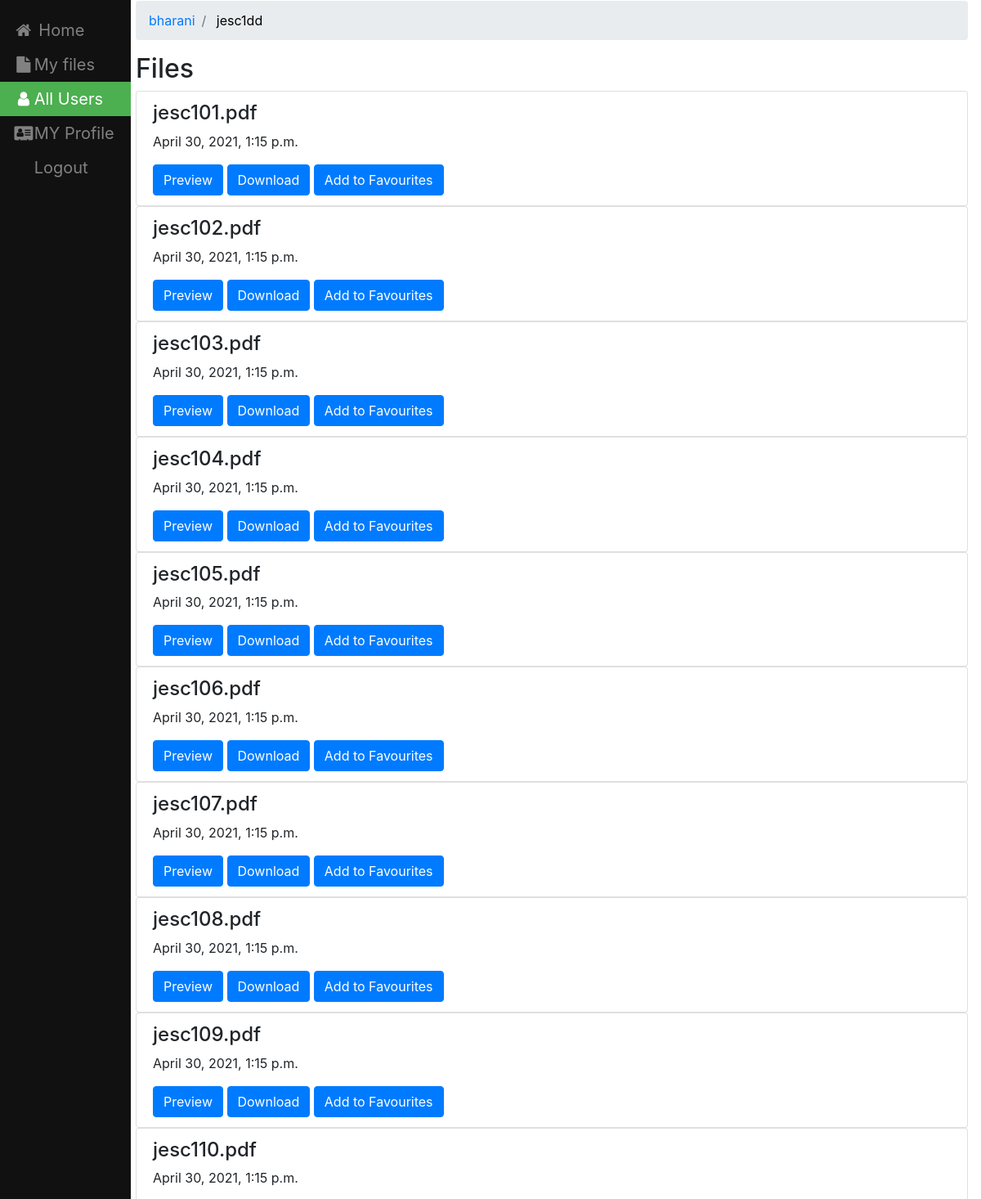
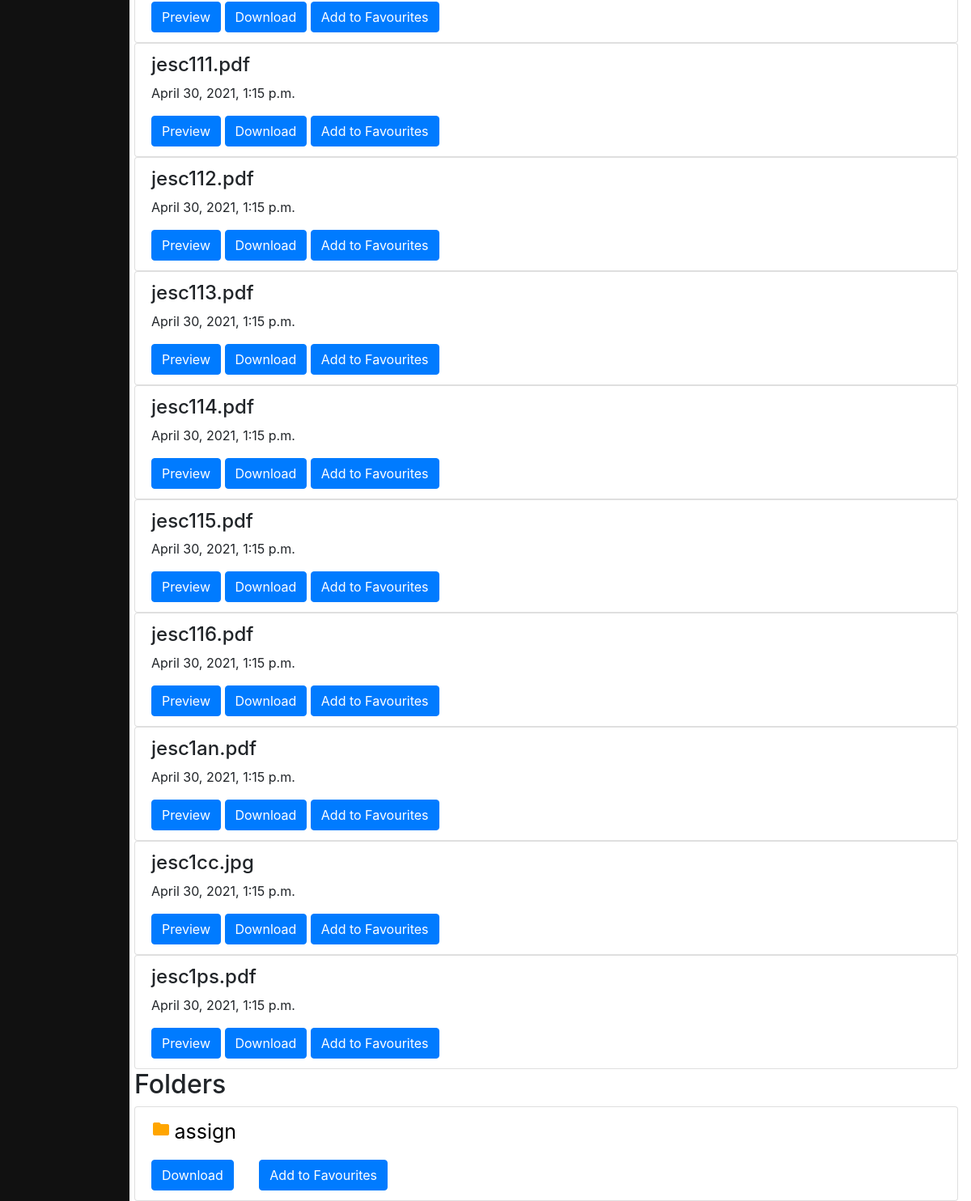
Screenshot of /o/43/ (signed in) with the database file from the repository (2 pictures, top to bottom).
### filesharing/models.py (models this page shows, shortened)
class Folder(models.Model):
    name=models.CharField(max_length=100,null=True,blank=True)
    user=models.ForeignKey(User,on_delete=models.CASCADE, default=None)
    linkedfolder=models.ForeignKey("self",null=True,on_delete=models.CASCADE,blank=True)
    def __str__(self):
        return  self.name

class File(models.Model):
    name = models.CharField(max_length=100,null=True,blank=True)
    file=models.FileField(upload_to=user_directory_path);
    created_on = models.DateTimeField(auto_now_add=True)
    user = models.ForeignKey(User,on_delete=models.CASCADE, default=None)
    folder=models.ForeignKey(Folder,null=True,on_delete=models.CASCADE,blank=True)
    isprivate = models.BooleanField(default=False)

### filesharing/views.py (the view)
# urls.py: path('o/<int:folder_id>/', views.insidefolders, name='detail'),
def insidefolders(request,folder_id):
    f = fav.objects.filter(user=request.user)
    files = f
    fi = set(())
    fold = set(())
    for i in range(len(files)):
        if files[i].sfile:
            fi.add(files[i].sfile.id)
        elif files[i].sfolder:
            fold.add(files[i].sfolder.id)
    folder = get_object_or_404(Folder, pk=folder_id)
    files = folder.file_set.all()
    folders = folder.folder_set.all()
    favfiles = []
    notfavfiles = []
    favfolders = []
    notfavfolders = []
    for i in range(len(files)):
        if files[i].id in fi :
            favfiles.append(files[i])
        else:
             notfavfiles.append(files[i])
    for i in range(len(folders)):
        if folders[i].id in fold:
            favfolders.append(folders[i])
        else:
            notfavfolders.append(folders[i])
    user=folder.user
    temp=folder
    parent_list=[]
    parent_list.append(temp)
    while temp.linkedfolder:
         parent=temp.linkedfolder
         parent_list.append(parent)
         temp=parent
    active_f=parent_list[0]
    parent_list.reverse()
    context = {'folder': folder, 'folders': favfolders,'notfavfolders':notfavfolders, 'files': favfiles,'notfav':notfavfiles, 'folder_id': folder_id, 'parent_list': parent_list,
                'active_folder': active_f,'user':user}
    return render(request, 'filesharing/details.html', context)

### templates/filesharing/details.html (shortened to what this page needs)
{% load static %}
<!DOCTYPE html>
<html lang="en" dir="ltr">
  <head>
    <link rel="stylesheet" type="text/css" href="{%  static "css/styles.css" %}"/>
    <link rel="stylesheet" href="https://cdnjs.cloudflare.com/ajax/libs/font-awesome/4.7.0/css/font-awesome.min.css">
    <link rel="stylesheet" href="https://maxcdn.bootstrapcdn.com/bootstrap/4.0.0/css/bootstrap.min.css">
  </head>
</head>
  <body>
<div class="sidebar">
  <a href="{% url 'filesharing:home1' %}"><i class="fa fa-fw fa-home"></i> Home</a>
  <a   href="{% url 'filesharing:My_Files' %}"><i class="fa fa-fw fa-file"></i>My files</a>
  <a  class="active" href="{% url 'filesharing:allusers' %}"><i class="fa fa-fw fa-user"></i>All Users</a>
  <a href="{% url 'createdprofile' %}"><i class="fa fa-fw fa-address-card"></i>MY Profile</a>
  <a href="{% url 'logout' %}">Logout</a>
</div>
<div class="content">
 <ol class="breadcrumb">
 <li class="breadcrumb-item"> <a href="{% url 'filesharing:allusers' %}"> {{ user.username }} </a> </li>
  {% for parent in parent_list %}
    {% if parent is not active_folder %}
      <li class="breadcrumb-item"> <a href="{% url 'filesharing:detail' parent.id %}"> {{ parent }}</a> </li>
    {% else %}
    <li class="breadcrumb-item active" aria-current="page"><a href="{% url 'filesharing:detail' parent.id %}" style="color:black"> {{ parent }}</a></li>
    {% endif %}
  {% endfor %}
</ol>
  <div class="list-group">
    {%  if notfav or files  %}
  <h2> Files</h2>
  {% endif %}
      {% for file in notfav %}
            <div class="list-group">
                 <div class="list-group-item">
                     <h4 class="list-group-item-text">{{ file.name}}</h4>
                      <p class="list-group-item-text">{{ file.created_on}}</p>
                     <a class="list-group-item-text" href="{{ file.file.url }}" target="_blank"><button type="button" class="btn btn-primary">Preview</button> </a> </td>
                     <a class="list-group-item-text" href="{{ file.file.url }}" target="_blank" download><button type="button" class="btn btn-primary">Download</button></a>
                  <a class="list-group-item-text" href="{% url 'filesharing:starredfile' file.pk %}" ><button type="button" class="btn btn-primary">Add to Favourites</button></a>
                 </div>
            </div>
     {% endfor %}
          </div>
<div class="list-group">
  {%  if notfavfolders or folders  %}
  <h2> Folders</h2>
  {% endif %}
 <div class="list-group">
   {% for f in notfavfolders %}
       <div class="list-group-item">
         <i class="material-icons"  style="color: orange" >
                 </i>
<a style="font-size:25px;color:black" href="{% url 'filesharing:detail' f.id %}" > {{ f }} </a>
       <a class="list-group-item-text" href="{% url 'filesharing:download_folder' f.id %}" target="_blank" download><button type="button" class="btn btn-primary">Download</button></a>&nbsp;&nbsp;&nbsp;&nbsp;&nbsp;&nbsp;
                 <a class="list-group-item-text" href="{% url 'filesharing:starredfolder' f.id %}" ><button type="button" class="btn btn-primary">Add to Favourites</button></a>
        </div>
   {% endfor %}
  </div>
</div>
</div>
  </body>
</html>

### static/css/styles.css (style rules this page uses)
.sidebar { height: 100%; width: 160px; position: fixed; z-index: 1; top: 0; left: 0; background-color: #111; overflow-x: hidden; padding-top: 16px; }
.sidebar a { padding: 6px 8px 6px 16px; text-decoration: none; font-size: 20px; color: #818181; display: block; }
.sidebar a.active { background-color: #4CAF50; color: white; }
div.content { margin-left: 150px; padding: 1px 16px; height: 2000px; }

### rows the page displays
Folder: name "jesc1dd"
File: name "jesc101.pdf", created_on "April 30, 2021, 1:15 p.m."
File: name "jesc102.pdf", created_on "April 30, 2021, 1:15 p.m."
File: name "jesc103.pdf", created_on "April 30, 2021, 1:15 p.m."
File: name "jesc104.pdf", created_on "April 30, 2021, 1:15 p.m."
File: name "jesc105.pdf", created_on "April 30, 2021, 1:15 p.m."
File: name "jesc106.pdf", created_on "April 30, 2021, 1:15 p.m."
File: name "jesc107.pdf", created_on "April 30, 2021, 1:15 p.m."
File: name "jesc108.pdf", created_on "April 30, 2021, 1:15 p.m."
File: name "jesc109.pdf", created_on "April 30, 2021, 1:15 p.m."
File: name "jesc110.pdf", created_on "April 30, 2021, 1:15 p.m."
File: name "jesc111.pdf", created_on "April 30, 2021, 1:15 p.m."
File: name "jesc112.pdf", created_on "April 30, 2021, 1:15 p.m."
File: name "jesc113.pdf", created_on "April 30, 2021, 1:15 p.m."
File: name "jesc114.pdf", created_on "April 30, 2021, 1:15 p.m."
File: name "jesc115.pdf", created_on "April 30, 2021, 1:15 p.m."
File: name "jesc116.pdf", created_on "April 30, 2021, 1:15 p.m."
File: name "jesc1an.pdf", created_on "April 30, 2021, 1:15 p.m."
File: name "jesc1cc.jpg", created_on "April 30, 2021, 1:15 p.m."
File: name "jesc1ps.pdf", created_on "April 30, 2021, 1:15 p.m."
Folder: name "assign"

### other values shown
{{ user.username }} "bharani"
